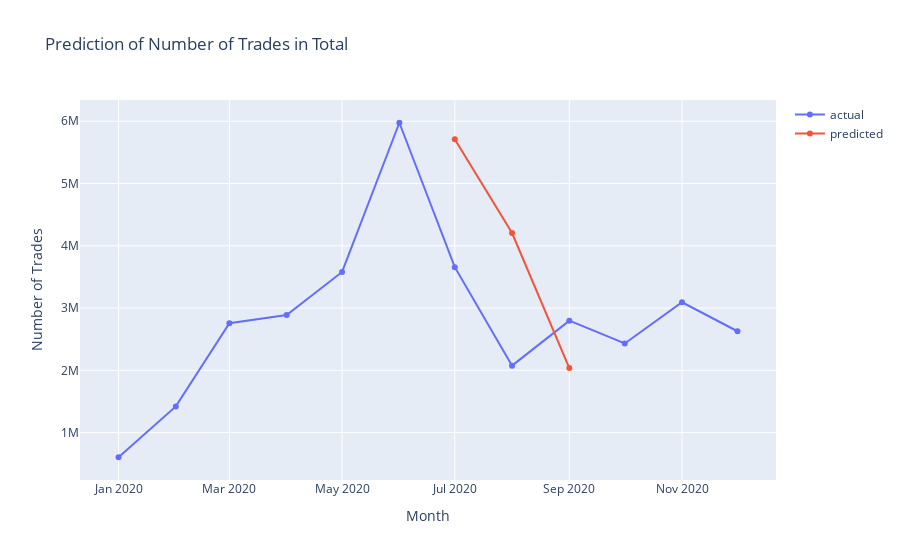

The notebook cell saved with this chart:
### Code cell
#plot actual and predicted
plot_data = [
    go.Scatter(
        x=df_sales_pred['date'],
        y=df_sales_pred['execution_size'],
        name='actual'
    ),
        go.Scatter(
        x=df_sales_pred['date'],
        y=df_sales_pred['pred_value'],
        name='predicted'
    )
    
]

plot_layout = go.Layout(
        title='Prediction of Number of Trades in Total ',
    xaxis_title='Month',
    yaxis_title='Number of Trades'
    )
fig = go.Figure(data=plot_data, layout=plot_layout)
fig.show()

### Figure 1 — Plotly figure (JSON) as saved in the notebook; plotly's stock layout.template omitted (floating-point values rounded to 4 significant figures)
{"data": [{"name": "actual", "type": "scatter", "x": ["2020-01-01T00:00:00", "2020-02-01T00:00:00", "2020-03-01T00:00:00", "2020-04-01T00:00:00", "2020-05-01T00:00:00", "2020-06-01T00:00:00", "2020-07-01T00:00:00", "2020-08-01T00:00:00", "2020-09-01T00:00:00", "2020-10-01T00:00:00", "2020-11-01T00:00:00", "2020-12-01T00:00:00"], "y": [604200.0, 1421000.0, 2757000.0, 2887000.0, 3580000.0, 5976000.0, 3657000.0, 2075000.0, 2798000.0, 2432000.0, 3093000.0, 2628000.0]}, {"name": "predicted", "type": "scatter", "x": ["2020-01-01T00:00:00", "2020-02-01T00:00:00", "2020-03-01T00:00:00", "2020-04-01T00:00:00", "2020-05-01T00:00:00", "2020-06-01T00:00:00", "2020-07-01T00:00:00", "2020-08-01T00:00:00", "2020-09-01T00:00:00", "2020-10-01T00:00:00", "2020-11-01T00:00:00", "2020-12-01T00:00:00"], "y": [null, null, null, null, null, null, 5712380, 4205129, 2037060, null, null, null]}], "layout": {"title": {"text": "Prediction of Number of Trades in Total "}, "xaxis": {"title": {"text": "Month"}}, "yaxis": {"title": {"text": "Number of Trades"}}}}
